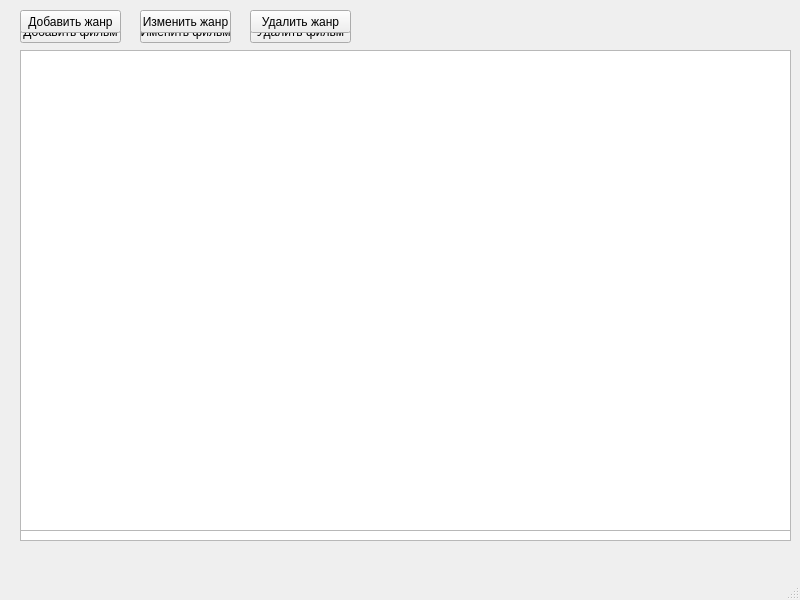
<?xml version="1.0" encoding="UTF-8"?>
<ui version="4.0">
 <class>MainWindow</class>
 <widget class="QMainWindow" name="MainWindow">
  <property name="geometry">
   <rect>
    <x>0</x>
    <y>0</y>
    <width>800</width>
    <height>600</height>
   </rect>
  </property>
  <property name="windowTitle">
   <string>MainWindow</string>
  </property>
  <widget class="QWidget" name="centralwidget">
   <widget class="QPushButton" name="pushButton">
    <property name="geometry">
     <rect>
      <x>20</x>
      <y>20</y>
      <width>101</width>
      <height>23</height>
     </rect>
    </property>
    <property name="text">
     <string>Добавить фильм</string>
    </property>
   </widget>
   <widget class="QPushButton" name="pushButton_2">
    <property name="geometry">
     <rect>
      <x>140</x>
      <y>20</y>
      <width>91</width>
      <height>23</height>
     </rect>
    </property>
    <property name="text">
     <string>Именить фильм</string>
    </property>
   </widget>
   <widget class="QPushButton" name="pushButton_3">
    <property name="geometry">
     <rect>
      <x>250</x>
      <y>20</y>
      <width>101</width>
      <height>23</height>
     </rect>
    </property>
    <property name="text">
     <string>Удалить фильм</string>
    </property>
   </widget>
   <widget class="QPushButton" name="pushButton_4">
    <property name="geometry">
     <rect>
      <x>20</x>
      <y>10</y>
      <width>101</width>
      <height>23</height>
     </rect>
    </property>
    <property name="text">
     <string>Добавить жанр</string>
    </property>
   </widget>
   <widget class="QPushButton" name="pushButton_5">
    <property name="geometry">
     <rect>
      <x>140</x>
      <y>10</y>
      <width>91</width>
      <height>23</height>
     </rect>
    </property>
    <property name="text">
     <string>Изменить жанр</string>
    </property>
   </widget>
   <widget class="QPushButton" name="pushButton_6">
    <property name="geometry">
     <rect>
      <x>250</x>
      <y>10</y>
      <width>101</width>
      <height>23</height>
     </rect>
    </property>
    <property name="text">
     <string>Удалить жанр</string>
    </property>
   </widget>
   <widget class="QTableWidget" name="tableWidget">
    <property name="geometry">
     <rect>
      <x>20</x>
      <y>60</y>
      <width>771</width>
      <height>481</height>
     </rect>
    </property>
   </widget>
   <widget class="QTableWidget" name="tableWidget_2">
    <property name="geometry">
     <rect>
      <x>20</x>
      <y>50</y>
      <width>771</width>
      <height>481</height>
     </rect>
    </property>
   </widget>
   <widget class="QLabel" name="label">
    <property name="geometry">
     <rect>
      <x>390</x>
      <y>20</y>
      <width>391</width>
      <height>21</height>
     </rect>
    </property>
    <property name="text">
     <string/>
    </property>
   </widget>
  </widget>
  <widget class="QStatusBar" name="statusbar"/>
 </widget>
 <resources/>
 <connections/>
</ui>
